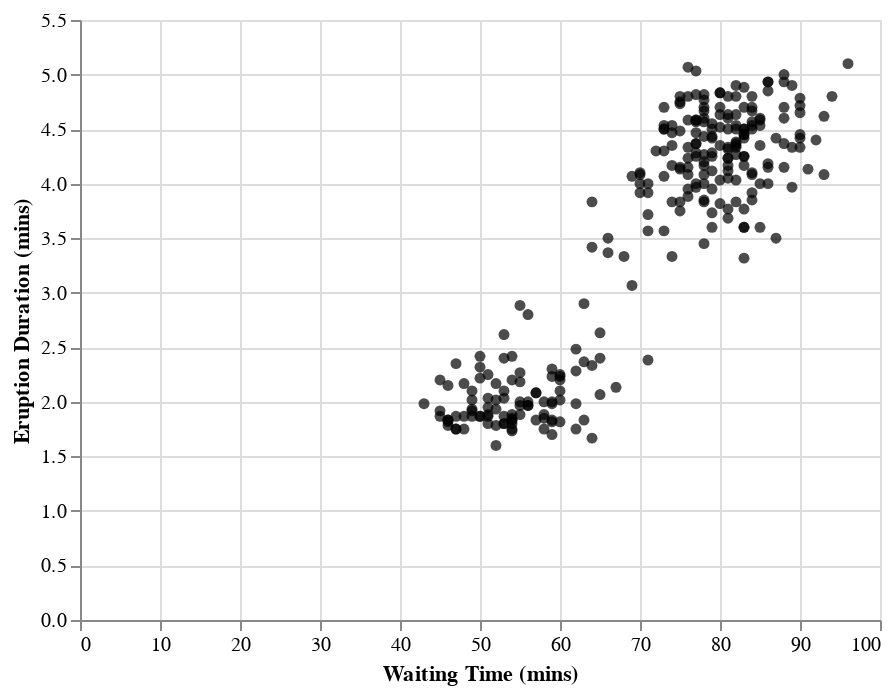

The code cell stored with this chart in its notebook:
### Markdown cell above
:::{glue:figure} faithful_scatter 
:figwidth: 700px 
:name: faithful_scatter

Scatter plot of waiting time and eruption time.
:::

We can see in Figure \@ref(fig:03-data-faithful-scatter) that the data tend to fall
into two groups: one with short waiting and eruption times, and one with long
waiting and eruption times. Note that in this case, there is no overplotting:
the points are generally nicely visually separated, and the pattern they form
is clear.  In order to refine the visualization, we need only to add axis
labels and make the font more readable:

```{r 03-data-faithful-scatter-2, warning=FALSE, message=FALSE, fig.height = 3.5, fig.width = 3.75, fig.align = "center",  fig.pos = "H", out.extra="", fig.cap = "Scatter plot of waiting time and eruption time with clearer axes and labels."}
faithful_scatter <- ggplot(faithful, aes(x = waiting, y = eruptions)) +
  geom_point() +
  labs(x = "Waiting Time (mins)", y = "Eruption Duration (mins)") +
  theme(text = element_text(size = 12))

faithful_scatter
```

### Code cell
faithful_scatter = alt.Chart(faithful).mark_circle(color='black').encode(
    x = alt.X("waiting", title = "Waiting Time (mins)"),
    y = alt.Y("eruptions", title = "Eruption Duration (mins)")
)
faithful_scatter

### Figure 1 — Vega-Lite specification as saved in the notebook (floating-point values rounded to 4 significant figures; data arrays with more than 128 entries replaced by an {"elided": "..."} marker saying what was removed)
{"config": {"view": {"continuousWidth": 400, "continuousHeight": 300}}, "data": {"name": "data-5e01a96a81f10c72d948a86132ecb6d1"}, "mark": {"type": "circle", "color": "black"}, "encoding": {"x": {"field": "waiting", "title": "Waiting Time (mins)", "type": "quantitative"}, "y": {"field": "eruptions", "title": "Eruption Duration (mins)", "type": "quantitative"}}, "$schema": "https://vega.github.io/schema/vega-lite/v4.17.0.json", "datasets": {"data-5e01a96a81f10c72d948a86132ecb6d1": {"elided": "272 records"}}}
